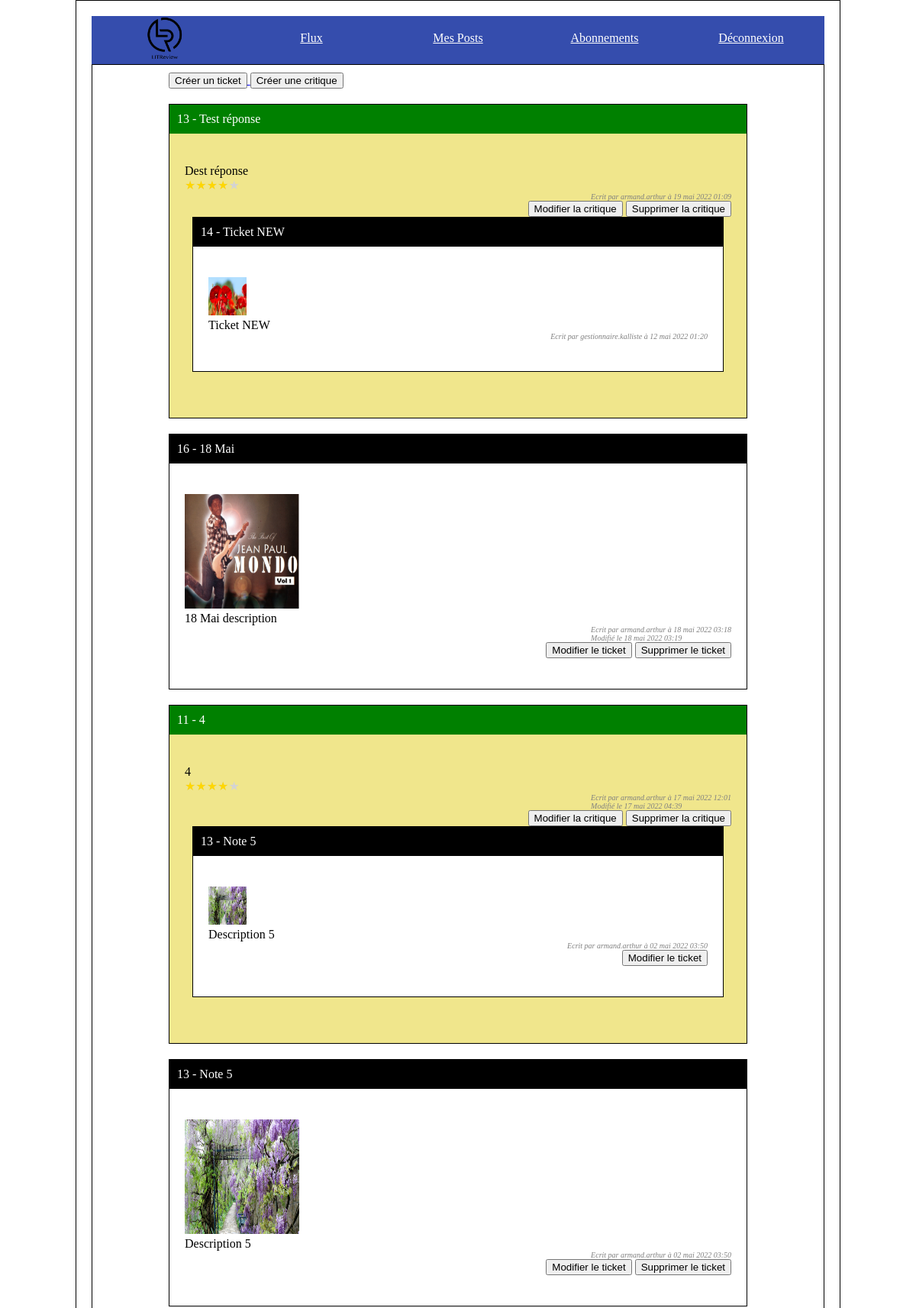
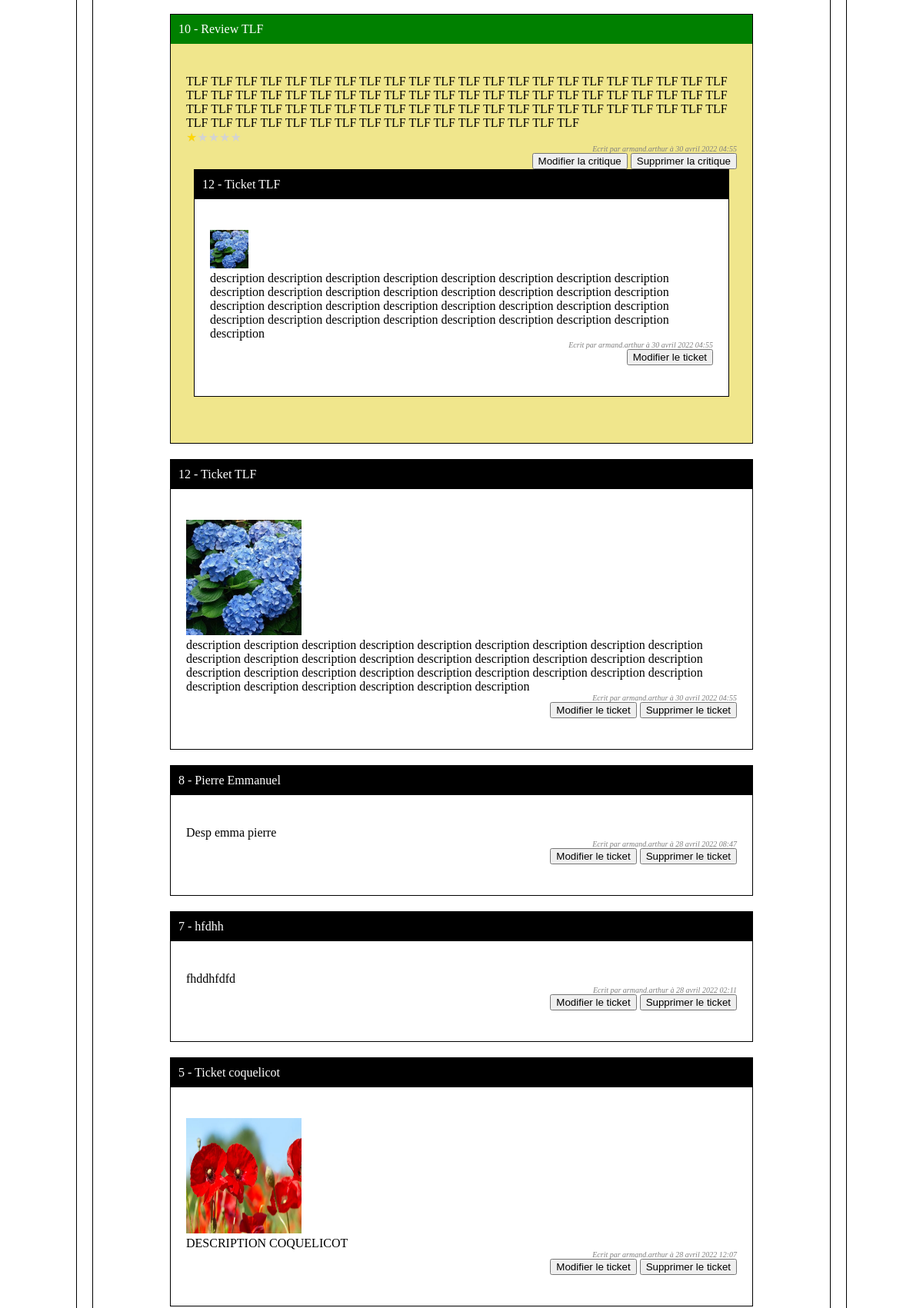
Screenshot of /posts/home (signed in, upper part) with the database file from the repository (2 pictures, top to bottom).
### ticketing/models.py (models this page shows, shortened)
class Review(models.Model):
    title_review = models.CharField(max_length=128)
    description_review = models.TextField(max_length=2038, blank=True)
    choices_note = (
        ("1", "1"),
        ("2", "2"),
        ("3", "3"),
        ("4", "4"),
        ("5", "5"),
    )
    note = models.CharField(max_length=10, choices=choices_note, default="1")
    ticket: Ticket = models.OneToOneField(to=Ticket,
                                   on_delete=models.CASCADE, related_name = 'reviews_rel')
    user: User = models.ForeignKey(to=settings.AUTH_USER_MODEL,
                                on_delete=models.CASCADE)
    created_at = models.DateTimeField(auto_now_add=True)
    updated_at = models.DateTimeField(auto_now=True)

class Ticket(models.Model):
    title = models.CharField(max_length=128)
    description = models.TextField(max_length=2038, blank=True)
    user: User = models.ForeignKey(to=settings.AUTH_USER_MODEL,
                                   on_delete=models.CASCADE)
    image = models.ImageField(upload_to='ticketing/%Y/%m/%d/', blank=True)
    created_at = models.DateTimeField(auto_now_add=True)
    updated_at = models.DateTimeField(auto_now=True)

### users/models.py (models this page shows, shortened)
class CustomUser(AbstractBaseUser, PermissionsMixin):
    email = models.EmailField(_('email address'), unique=True)
    is_staff = models.BooleanField(default=False)
    is_active = models.BooleanField(default=True)
    date_joined = models.DateTimeField(default=timezone.now)
    username = models.CharField(max_length=128, default='')
    subscribes = models.ManyToManyField("self", symmetrical=False, blank=True, related_name="followers")
    USERNAME_FIELD = 'email'
    REQUIRED_FIELDS = []
    objects = CustomUserManager()

### posts/views.py (the view)
# urls.py: path('home', views.PostsListView.as_view(), name='list_posts'),
class PostsListView(LoginRequiredMixin, ListView):
    model = Ticket
    template_name = 'posts/home.html'
    def get_context_data(self, **kwargs):
        context = super(PostsListView, self).get_context_data(**kwargs)
        tickets = Ticket.objects.filter(user=self.request.user.id).annotate(content_type=Value('TICKET', CharField()))
        reviews = Review.objects.filter(user=self.request.user.id).annotate(content_type=Value('REVIEW', CharField()))
        posts = sorted(
            chain(reviews, tickets),
            key=lambda post: post.created_at,
            reverse=True
        )
        context.update({
            'post_list': posts
        })
        return context

### templates/posts/home.html (shortened to what this page needs)
{% extends 'base_connected.html' %}
{% load i18n %}
{% block content %}
    <div class="container-posts">
        <a href="{% url 'add_ticket' %}">
            <button>Créer un ticket</button>
        </a>
        <a href="{% url 'add_review_with_ticket' %}">
            <button>Créer une critique</button>
        </a>
        {% for post in post_list %}
            {% if post.content_type == 'TICKET' %}
            <div class="ticket">
                <div class="title">{{ post.id }} - {{ post.title }} </div>
                <div class="content">
                    {% if post.image  %}
                        <img src="/media/{{ post.image }}" width="150" height="150"></img>
                    {% endif %}
                    <div>{{ post.description }}</div>
                    <div class="author">Ecrit par {{ post.user.username }} à {% language 'fr' %}{{ post.created_at|date:'d F Y h:i' }}{% endlanguage %}
                        {% if post.updated_at|date:"Y-m-d H:i:s" != post.created_at|date:"Y-m-d H:i:s"  %}
                        <br>
                        Modifié le {% language 'fr' %}{{ post.updated_at|date:'d F Y h:i' }}{% endlanguage %}
                        {% endif %}
                    </div>
                    <div class="answer">
                        <a href="{% url 'update_ticket' post.id %}"><button>Modifier le ticket</button></a>
                        <a href="{% url 'delete_ticket' post.id %}"><button>Supprimer le ticket</button></a>
                    </div>
                </div>
            </div>
            {% elif post.content_type == 'REVIEW' %}
            <div class="review">
                <div class="title">{{ post.id }} - {{ post.title_review }} </div>
                <div class="content">
                    <div>{{ post.description_review }}</div>
                    {% if post.note == "1"  %}
                        <div><span class="stars-container stars-20">★★★★★</span></div>
                    {% elif post.note == "2"  %}
                        <div><span class="stars-container stars-40">★★★★★</span></div>
                    {% elif post.note == "3"  %}
                        <div><span class="stars-container stars-60">★★★★★</span></div>
                    {% elif post.note == "4"  %}
                        <div><span class="stars-container stars-80">★★★★★</span></div>
                    {% else  %}
                        <div><span class="stars-container stars-100">★★★★★</span></div>
                    {% endif %}
                    <div class="author" >
                        Ecrit par {{ post.user.username }} à {% language 'fr' %}{{ post.created_at|date:'d F Y h:i' }}{% endlanguage %}
                        {% if post.updated_at|date:"Y-m-d H:i:s" != post.created_at|date:"Y-m-d H:i:s"  %}
                        <br>
                        Modifié le {% language 'fr' %}{{ post.updated_at|date:'d F Y h:i' }}{% endlanguage %}
                        {% endif %}
                    </div>
                    <div class="answer">
                        {% if  post.user.id != post.ticket.user.id  %}
                            <a href="{% url 'update_review_without_ticket' post.id %}"><button>Modifier la critique</button></a>
                            <a href="{% url 'delete_review' post.id %}"><button>Supprimer la critique</button></a>
                        {% else %}
                            <a href="{% url 'update_review_with_ticket' post.id %}"><button>Modifier la critique</button></a>
                            <a href="{% url 'delete_review' post.id %}"><button>Supprimer la critique</button></a>
                        {% endif %}
                    </div>
                    <div class="ticket">
                        <div class="title">{{ post.ticket.id }} - {{ post.ticket.title }} </div>
                        <div class="content">
                            {% if post.ticket.image  %}
                                <img src="/media/{{ post.ticket.image }}" width="50" height="50"></img>
                            {% endif %}
                            <div>{{ post.ticket.description }}</div>
                            <div class="author">
                                Ecrit par {{ post.ticket.user.username }} à {% language 'fr' %}{{ post.ticket.created_at|date:'d F Y h:i' }}{% endlanguage %}
                            </div>
                            {% if  post.user.id == post.ticket.user.id  %}
                            <div class="answer">
                                <a href="{% url 'update_ticket' post.ticket.id %}"><button>Modifier le ticket</button></a>
                            </div>
                            {% endif %}
                        </div>
                    </div>
                </div>
            </div>
            {% endif %}
        {% endfor %}
    </div>
{% endblock %}

### static/style.css (style rules this page uses)
body { width: 960px; margin: 0 auto; border: 1px solid black; padding: 20px; }

### static/flux.css (style rules this page uses)
div.ticket { margin: 20px 100px; border: 1px solid black; }
div.review { margin: 20px 100px; border: 1px solid black; background-color: blanchedalmond; }
div.review .ticket { margin: 20px 10px; background-color: white; }
div.review .ticket { margin: 20px 10px; }
div.answer { float:right; clear:right; }
div.content { padding: 20px 20px; overflow:hidden; }
div.review .title, div.ticket .title { padding: 10px; color: white; background: black; }
div.review > .title { background: maroon; }
div.review .author, div.ticket .author { float:right; color:grey; font-size: 10px; font-style: italic; clear:right; }

### static/posts.css (style rules this page uses)
.container-posts { padding: 10px 100px; border: 1px solid black; }
.container-posts div.ticket { margin: 20px 0px; border: 1px solid black; }
.container-posts div.review { margin: 20px 0px; border: 1px solid black; background-color:khaki; }
.container-posts div.review .ticket { margin: 20px 10px; background-color: white; }
.container-posts div.review .ticket { margin: 20px 10px; clear: right; }
.container-posts div.answer { float:right; clear:right; }
.container-posts div.content { padding: 40px 20px; overflow:hidden; }
.container-posts div.review .title, .container-posts div.ticket .title { padding: 10px; color: white; background: black; }
.container-posts div.review > .title { background: green; }
.container-posts div.review .author, .container-posts div.ticket .author { float:right; color:grey; font-size: 10px; font-style: italic; clear:right; }

### static/stars.css (style rules this page uses)
.stars-container { position: relative; display: inline-block; color: transparent; }
.stars-container:before { position: absolute; top: 0; left: 0; content: '★★★★★'; color: lightgray; }
.stars-container:after { position: absolute; top: 0; left: 0; content: '★★★★★'; color: gold; overflow: hidden; }
.stars-20:after { width: 20%; }
.stars-80:after { width: 80%; }

### rows the page displays
Review: id "13", title_review "Test réponse", description_review "Dest réponse", user.username "armand.arthur", created_at "19 mai 2022 01:09", shows "Modifier la critique", ticket.id "14", ticket "Ticket NEW", ticket.image (picture), ticket.description "Ticket NEW", ticket.user.username "gestionnaire.kalliste", ticket.created_at "12 mai 2022 01:20"
Ticket: id "16", title "18 Mai", image (picture), description "18 Mai description", user.username "armand.arthur", created_at "18 mai 2022 03:18", updated_at "18 mai 2022 03:19"
Review: id "11", title_review "4", description_review "4", user.username "armand.arthur", created_at "17 mai 2022 12:01", updated_at "17 mai 2022 04:39", shows "Modifier la critique", ticket.id "13", ticket "Note 5", ticket.image (picture), ticket.description "Description 5", ticket.user.username "armand.arthur", ticket.created_at "02 mai 2022 03:50", shows "Modifier le ticket"
Ticket: id "13", title "Note 5", image (picture), description "Description 5", user.username "armand.arthur", created_at "02 mai 2022 03:50"
Review: id "10", title_review "Review TLF", description_review "TLF TLF TLF TLF TLF TLF TLF TLF TLF TLF TLF TLF TLF TLF TLF TLF TLF TLF TLF TLF TLF TLF TLF TLF TLF TLF TLF TLF TLF TLF TLF TLF TLF TLF TLF TLF TLF TLF TLF TLF TLF TLF TLF TLF TLF TLF TLF TLF TLF TLF TLF TLF TLF TLF TLF TLF TLF TLF TLF TLF TLF TLF TLF TLF TLF TLF TLF TLF TLF TLF TLF TLF TLF TLF TLF TLF TLF TLF TLF TLF TLF TLF", user.username "armand.arthur", created_at "30 avril 2022 04:55", shows "Modifier la critique", ticket.id "12", ticket "Ticket TLF", ticket.image (picture), ticket.description "description description description description description description description description description description description description description description description description description description description description description description description description description description description description description description description description description", ticket.user.username "armand.arthur", ticket.created_at "30 avril 2022 04:55", shows "Modifier le ticket"
Ticket: id "12", title "Ticket TLF", image (picture), description "description description description description description description description description description description description description description description description description description description description description description description description description description description description description description description description description description", user.username "armand.arthur", created_at "30 avril 2022 04:55"
Ticket: id "8", title "Pierre Emmanuel", description "Desp emma pierre", user.username "armand.arthur", created_at "28 avril 2022 08:47"
Ticket: id "7", title "hfdhh", description "fhddhfdfd", user.username "armand.arthur", created_at "28 avril 2022 02:11"
Ticket: id "5", title "Ticket coquelicot", image (picture), description "DESCRIPTION COQUELICOT", user.username "armand.arthur", created_at "28 avril 2022 12:07"
